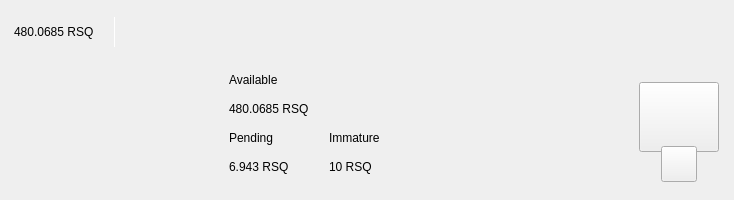
<?xml version="1.0" encoding="UTF-8"?>
<ui version="4.0">
 <class>TopBar</class>
 <widget class="QWidget" name="TopBar">
  <property name="geometry">
   <rect>
    <x>0</x>
    <y>0</y>
    <width>734</width>
    <height>200</height>
   </rect>
  </property>
  <property name="minimumSize">
   <size>
    <width>0</width>
    <height>200</height>
   </size>
  </property>
  <property name="maximumSize">
   <size>
    <width>16777215</width>
    <height>200</height>
   </size>
  </property>
  <property name="windowTitle">
   <string>Form</string>
  </property>
  <layout class="QVBoxLayout" name="verticalLayout_10" stretch="0">
   <property name="spacing">
    <number>0</number>
   </property>
   <property name="leftMargin">
    <number>0</number>
   </property>
   <property name="topMargin">
    <number>0</number>
   </property>
   <property name="rightMargin">
    <number>0</number>
   </property>
   <property name="bottomMargin">
    <number>0</number>
   </property>
   <item>
    <widget class="PFBorderImage" name="containerTop">
     <layout class="QVBoxLayout" name="verticalLayout_11">
      <property name="spacing">
       <number>0</number>
      </property>
      <property name="leftMargin">
       <number>0</number>
      </property>
      <property name="topMargin">
       <number>0</number>
      </property>
      <property name="rightMargin">
       <number>0</number>
      </property>
      <property name="bottomMargin">
       <number>0</number>
      </property>
      <item>
       <widget class="QWidget" name="top_container_2" native="true">
        <property name="minimumSize">
         <size>
          <width>0</width>
          <height>65</height>
         </size>
        </property>
        <layout class="QHBoxLayout" name="top_container">
         <property name="spacing">
          <number>0</number>
         </property>
         <property name="leftMargin">
          <number>14</number>
         </property>
         <property name="topMargin">
          <number>0</number>
         </property>
         <property name="rightMargin">
          <number>14</number>
         </property>
         <property name="bottomMargin">
          <number>0</number>
         </property>
         <item alignment="Qt::AlignVCenter">
          <widget class="QWidget" name="widgetTopAmount" native="true">
           <property name="sizePolicy">
            <sizepolicy hsizetype="Preferred" vsizetype="Maximum">
             <horstretch>0</horstretch>
             <verstretch>0</verstretch>
            </sizepolicy>
           </property>
           <layout class="QHBoxLayout" name="horizontalLayout_5">
            <property name="spacing">
             <number>0</number>
            </property>
            <property name="leftMargin">
             <number>0</number>
            </property>
            <property name="topMargin">
             <number>0</number>
            </property>
            <property name="rightMargin">
             <number>0</number>
            </property>
            <property name="bottomMargin">
             <number>0</number>
            </property>
            <item alignment="Qt::AlignTop">
             <widget class="QLabel" name="labelAmountTopPiv">
              <property name="minimumSize">
               <size>
                <width>0</width>
                <height>36</height>
               </size>
              </property>
              <property name="styleSheet">
               <string notr="true">padding:0px;margin:0px;</string>
              </property>
              <property name="text">
               <string>480.0685 RSQ</string>
              </property>
             </widget>
            </item>
            <item>
             <spacer name="horizontalSpacer_11">
              <property name="orientation">
               <enum>Qt::Horizontal</enum>
              </property>
              <property name="sizeType">
               <enum>QSizePolicy::Fixed</enum>
              </property>
              <property name="sizeHint" stdset="0">
               <size>
                <width>20</width>
                <height>20</height>
               </size>
              </property>
             </spacer>
            </item>
            <item alignment="Qt::AlignVCenter">
             <widget class="QLabel" name="label_16">
              <property name="minimumSize">
               <size>
                <width>1</width>
                <height>30</height>
               </size>
              </property>
              <property name="maximumSize">
               <size>
                <width>1</width>
                <height>30</height>
               </size>
              </property>
              <property name="styleSheet">
               <string notr="true">background-color:white;
padding:0px;
border:none;</string>
              </property>
              <property name="text">
               <string/>
              </property>
             </widget>
            </item>
            <item>
             <spacer name="horizontalSpacer_12">
              <property name="orientation">
               <enum>Qt::Horizontal</enum>
              </property>
              <property name="sizeType">
               <enum>QSizePolicy::Fixed</enum>
              </property>
              <property name="sizeHint" stdset="0">
               <size>
                <width>20</width>
                <height>20</height>
               </size>
              </property>
             </spacer>
            </item>
           </layout>
          </widget>
         </item>
         <item>
          <spacer name="horizontalSpacer">
           <property name="orientation">
            <enum>Qt::Horizontal</enum>
           </property>
           <property name="sizeHint" stdset="0">
            <size>
             <width>40</width>
             <height>20</height>
            </size>
           </property>
          </spacer>
         </item>
         <item>
          <layout class="QHBoxLayout" name="horizontalLayout_4">
           <property name="spacing">
            <number>12</number>
           </property>
           <property name="rightMargin">
            <number>0</number>
           </property>
           <item alignment="Qt::AlignRight">
            <widget class="QWidget" name="layoutSync" native="true">
             <property name="minimumSize">
              <size>
               <width>0</width>
               <height>36</height>
              </size>
             </property>
             <property name="maximumSize">
              <size>
               <width>16777215</width>
               <height>36</height>
              </size>
             </property>
             <layout class="QVBoxLayout" name="verticalLayout_9">
              <property name="leftMargin">
               <number>0</number>
              </property>
              <property name="topMargin">
               <number>0</number>
              </property>
              <property name="rightMargin">
               <number>0</number>
              </property>
              <property name="bottomMargin">
               <number>0</number>
              </property>
              <item>
               <widget class="ExpandableButton" name="pushButtonSync" native="true">
                <property name="minimumSize">
                 <size>
                  <width>36</width>
                  <height>36</height>
                 </size>
                </property>
                <property name="maximumSize">
                 <size>
                  <width>16777215</width>
                  <height>36</height>
                 </size>
                </property>
               </widget>
              </item>
             </layout>
            </widget>
           </item>
           <item>
            <widget class="ExpandableButton" name="pushButtonMint" native="true">
             <property name="minimumSize">
              <size>
               <width>36</width>
               <height>36</height>
              </size>
             </property>
            </widget>
           </item>
           <item>
            <widget class="ExpandableButton" name="pushButtonStack" native="true">
             <property name="minimumSize">
              <size>
               <width>36</width>
               <height>36</height>
              </size>
             </property>
            </widget>
           </item>
           <item>
            <widget class="ExpandableButton" name="pushButtonColdStaking" native="true">
             <property name="minimumSize">
              <size>
               <width>36</width>
               <height>36</height>
              </size>
             </property>
            </widget>
           </item>
           <item>
            <widget class="ExpandableButton" name="pushButtonConnection" native="true">
             <property name="minimumSize">
              <size>
               <width>36</width>
               <height>36</height>
              </size>
             </property>
            </widget>
           </item>
           <item>
            <widget class="ExpandableButton" name="pushButtonLock" native="true">
             <property name="sizePolicy">
              <sizepolicy hsizetype="Expanding" vsizetype="Expanding">
               <horstretch>0</horstretch>
               <verstretch>0</verstretch>
              </sizepolicy>
             </property>
             <property name="minimumSize">
              <size>
               <width>36</width>
               <height>0</height>
              </size>
             </property>
            </widget>
           </item>
           <item>
            <widget class="ExpandableButton" name="pushButtonTheme" native="true">
             <property name="minimumSize">
              <size>
               <width>36</width>
               <height>36</height>
              </size>
             </property>
             <property name="maximumSize">
              <size>
               <width>16777215</width>
               <height>36</height>
              </size>
             </property>
            </widget>
           </item>
           <item>
            <widget class="ExpandableButton" name="pushButtonFAQ" native="true">
             <property name="minimumSize">
              <size>
               <width>36</width>
               <height>36</height>
              </size>
             </property>
            </widget>
           </item>
          </layout>
         </item>
        </layout>
       </widget>
      </item>
      <item>
       <widget class="QWidget" name="bottom_container" native="true">
        <property name="minimumSize">
         <size>
          <width>0</width>
          <height>135</height>
         </size>
        </property>
        <layout class="QHBoxLayout" name="botton_container">
         <property name="leftMargin">
          <number>10</number>
         </property>
         <property name="topMargin">
          <number>0</number>
         </property>
         <property name="rightMargin">
          <number>10</number>
         </property>
         <property name="bottomMargin">
          <number>10</number>
         </property>
         <item>
          <spacer name="horizontalSpacer_4">
           <property name="orientation">
            <enum>Qt::Horizontal</enum>
           </property>
           <property name="sizeHint" stdset="0">
            <size>
             <width>40</width>
             <height>20</height>
            </size>
           </property>
          </spacer>
         </item>
         <item>
          <layout class="QHBoxLayout" name="horizontalLayout_3">
           <property name="bottomMargin">
            <number>9</number>
           </property>
           <item>
            <layout class="QVBoxLayout" name="verticalLayout_7">
             <property name="spacing">
              <number>0</number>
             </property>
             <property name="leftMargin">
              <number>0</number>
             </property>
             <property name="rightMargin">
              <number>30</number>
             </property>
             <item>
              <layout class="QVBoxLayout" name="verticalLayout_2">
               <item>
                <widget class="QLabel" name="labelTitle1">
                 <property name="text">
                  <string>Available</string>
                 </property>
                </widget>
               </item>
               <item>
                <widget class="QLabel" name="labelAmountPiv">
                 <property name="text">
                  <string>480.0685 RSQ</string>
                 </property>
                </widget>
               </item>
              </layout>
             </item>
             <item>
              <layout class="QHBoxLayout" name="horizontalLayout_2">
               <property name="spacing">
                <number>0</number>
               </property>
               <item>
                <layout class="QVBoxLayout" name="verticalLayout_3">
                 <item>
                  <widget class="QLabel" name="labelTitle3">
                   <property name="text">
                    <string>Pending</string>
                   </property>
                  </widget>
                 </item>
                 <item>
                  <widget class="QLabel" name="labelPendingPiv">
                   <property name="text">
                    <string>6.943 RSQ</string>
                   </property>
                  </widget>
                 </item>
                </layout>
               </item>
               <item>
                <spacer name="horizontalSpacer_3">
                 <property name="orientation">
                  <enum>Qt::Horizontal</enum>
                 </property>
                 <property name="sizeType">
                  <enum>QSizePolicy::Fixed</enum>
                 </property>
                 <property name="sizeHint" stdset="0">
                  <size>
                   <width>40</width>
                   <height>20</height>
                  </size>
                 </property>
                </spacer>
               </item>
               <item>
                <layout class="QVBoxLayout" name="verticalLayout_4">
                 <item>
                  <widget class="QLabel" name="labelTitle4">
                   <property name="text">
                    <string>Immature</string>
                   </property>
                  </widget>
                 </item>
                 <item>
                  <widget class="QLabel" name="labelImmaturePiv">
                   <property name="text">
                    <string>10 RSQ</string>
                   </property>
                  </widget>
                 </item>
                </layout>
               </item>
              </layout>
             </item>
            </layout>
           </item>
          </layout>
         </item>
         <item>
          <spacer name="horizontalSpacer_2">
           <property name="orientation">
            <enum>Qt::Horizontal</enum>
           </property>
           <property name="sizeHint" stdset="0">
            <size>
             <width>40</width>
             <height>20</height>
            </size>
           </property>
          </spacer>
         </item>
         <item alignment="Qt::AlignHCenter|Qt::AlignVCenter">
          <widget class="QWidget" name="qrContainer" native="true">
           <property name="sizePolicy">
            <sizepolicy hsizetype="Preferred" vsizetype="Minimum">
             <horstretch>0</horstretch>
             <verstretch>0</verstretch>
            </sizepolicy>
           </property>
           <property name="minimumSize">
            <size>
             <width>90</width>
             <height>110</height>
            </size>
           </property>
           <property name="maximumSize">
            <size>
             <width>90</width>
             <height>110</height>
            </size>
           </property>
           <layout class="QVBoxLayout" name="containerQR">
            <property name="spacing">
             <number>0</number>
            </property>
            <property name="leftMargin">
             <number>5</number>
            </property>
            <property name="topMargin">
             <number>10</number>
            </property>
            <property name="rightMargin">
             <number>5</number>
            </property>
            <property name="bottomMargin">
             <number>0</number>
            </property>
            <item>
             <widget class="QPushButton" name="btnQr">
              <property name="minimumSize">
               <size>
                <width>70</width>
                <height>70</height>
               </size>
              </property>
              <property name="maximumSize">
               <size>
                <width>16777215</width>
                <height>70</height>
               </size>
              </property>
              <property name="focusPolicy">
               <enum>Qt::NoFocus</enum>
              </property>
              <property name="text">
               <string/>
              </property>
              <property name="iconSize">
               <size>
                <width>70</width>
                <height>70</height>
               </size>
              </property>
             </widget>
            </item>
            <item>
             <spacer name="verticalSpacer">
              <property name="orientation">
               <enum>Qt::Vertical</enum>
              </property>
              <property name="sizeType">
               <enum>QSizePolicy::Fixed</enum>
              </property>
              <property name="sizeHint" stdset="0">
               <size>
                <width>20</width>
                <height>20</height>
               </size>
              </property>
             </spacer>
            </item>
            <item alignment="Qt::AlignHCenter|Qt::AlignBottom">
             <widget class="QPushButton" name="pushButtonQR">
              <property name="minimumSize">
               <size>
                <width>36</width>
                <height>36</height>
               </size>
              </property>
              <property name="maximumSize">
               <size>
                <width>36</width>
                <height>36</height>
               </size>
              </property>
              <property name="focusPolicy">
               <enum>Qt::NoFocus</enum>
              </property>
              <property name="text">
               <string/>
              </property>
             </widget>
            </item>
           </layout>
          </widget>
         </item>
        </layout>
       </widget>
      </item>
     </layout>
    </widget>
   </item>
  </layout>
 </widget>
 <customwidgets>
  <customwidget>
   <class>ExpandableButton</class>
   <extends>QWidget</extends>
   <header>qt/respubliqa/expandablebutton.h</header>
   <container>1</container>
  </customwidget>
  <customwidget>
   <class>PFBorderImage</class>
   <extends>QFrame</extends>
   <header>qt/respubliqa/pfborderimage.h</header>
   <container>1</container>
  </customwidget>
 </customwidgets>
 <resources/>
 <connections/>
</ui>
